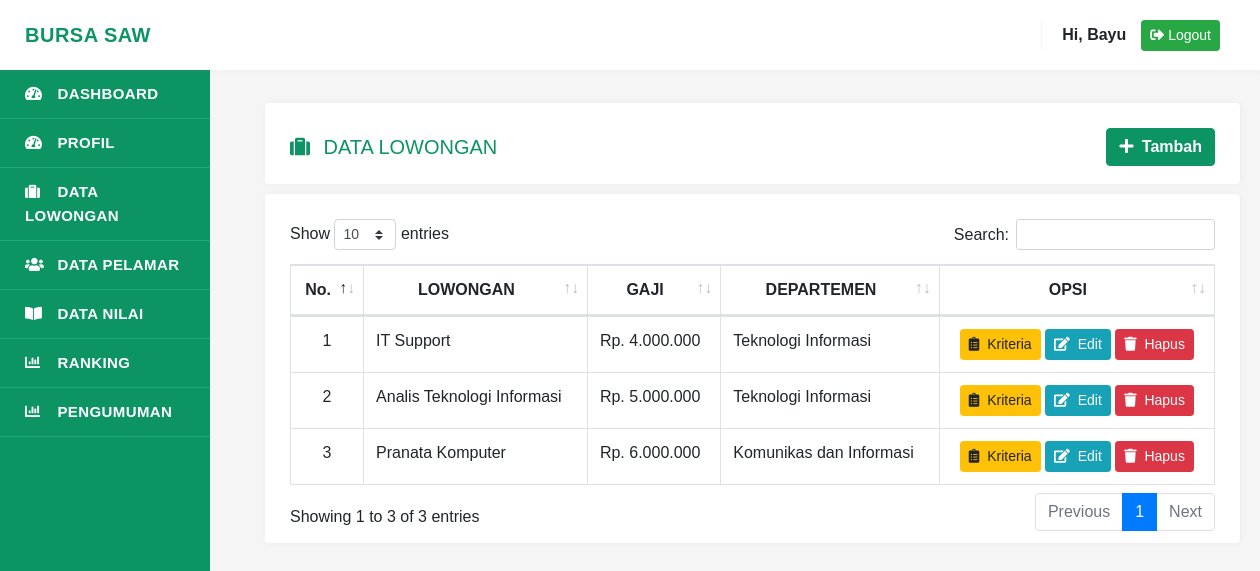
The page /perusahaan/dashboard.php?menu=data_lowongan (signed in) on the database its author committed.
### tables this page shows
CREATE TABLE `lowongan` (
  `id_lowongan` int(11) NOT NULL,
  `nama_lowongan` varchar(50) NOT NULL,
  `departemen` varchar(50) NOT NULL,
  `gaji` varchar(50) NOT NULL,
  `kota` varchar(30) NOT NULL,
  `tanggal_buka` date NOT NULL,
  `tanggal_tutup` date NOT NULL,
  `pengalaman_kerja` varchar(20) NOT NULL,
  `deskripsi` varchar(120) NOT NULL,
  `id_perusahaan` int(11) NOT NULL,
  `status_lowongan` enum('ada','tidak ada') NOT NULL DEFAULT 'ada'
);

### require/koneksi.php (called while the page is built, shortened)
<?php
class Bursakerja
{
    protected $koneksi;
    function bukaKoneksi()
    {
        try {
            $this->koneksi = new PDO("mysql:host=localhost;dbname=bursakerja", "root", "", array(PDO::ATTR_PERSISTENT => TRUE));
        } catch (PDOException $e) {
            echo $e->getMessage();
        }
        return $this->koneksi;
    }
}

### require/kelas_lowongan.php (called while the page is built, shortened)
<?php
class Lowongan extends Bursakerja
{
    function GetData($qry_custom)
    {
        try {
            $sql = $this->bukaKoneksi()->prepare("SELECT * FROM `lowongan` " . $qry_custom);
            $sql->execute();
            return $sql;
        } catch (PDOException $e) {
            print $e->getMessage();
        }
    }
}

### perusahaan/data_lowongan.php (the view)
<div class="col-md-10 main-container">
    <div class="container">
        <div class="judul-content">
            <h5><i class="fas fa-suitcase mr-2"></i> DATA LOWONGAN</h5>
            <a class="btn btn-success mb-2" href="?menu=tambah_lowongan&id_perusahaan=<?php echo $_SESSION['id_perusahaan'] ?>"><i class="fa fa-plus mr-1"></i> Tambah</a>
        </div>
        <div class="content">
            <div class="table-responsive">
                <table class="table table-bordered table-hover" id="dataTables" cellspacing="0">
                    <thead class="tabel" align="center">
                        <tr>
                            <th>No.</th>
                            <th>LOWONGAN</th>
                            <th>GAJI</th>
                            <th>DEPARTEMEN</th>
                            <th>OPSI</th>
                        </tr>
                    </thead>
                    <?php include('../require/kelas_lowongan.php');
                    $lowongan = new lowongan();
                    $data_lowongan = $lowongan->GetData("where status_lowongan='ada' AND id_perusahaan=" . $_SESSION['id_perusahaan']);
                    $no = 1;
                    while ($value = $data_lowongan->fetch(PDO::FETCH_ASSOC)) {
                        echo ' <tr>
                        <td align="center">' . $no . '</td>
                        <td>' . $value['nama_lowongan'] . '</td>
                        <td>Rp. ' . $value['gaji'] . '</td>
                        <td>' . $value['departemen'] . '</td>
                        <td align="center">
                            <a href="?menu=data_kriteria&id_lowongan=' . $value['id_lowongan'] . '" class="btn btn-warning btn-sm"><i class="fas fa-clipboard-list mr-1"></i> Kriteria</a>
                            <a href="?menu=edit_lowongan&id_lowongan=' . $value['id_lowongan'] . '" class="btn btn-info btn-sm"><i class="fa fa-edit mr-1"></i> Edit</a>
                            <a href="?menu=hapus_lowongan&id_lowongan=' . $value['id_lowongan'] . '" class="btn btn-danger btn-sm"><i class="fa fa-trash mr-1"></i> Hapus</a>
                        </td>
                        </tr>';
                        $no++;
                    }
                    ?>
                </table>
            </div>
        </div>
    </div>
</div>

### perusahaan/css/style.css (style rules this page uses)
* { margin: 0; padding: 0; box-sizing: border-box; list-style: none; text-decoration: none; font-family: 'Nunito', sans-serif; }
body { background-color: #f5f5f5; }
.main-container { margin-top: 30px; margin-left: 250px; padding: 25px; width: calc(100% - 250px); }
.main-container .judul-content { border-radius: 4px; background: #fff; padding: 25px; display: flex; justify-content: space-between; align-items: center; margin-right: 45px; color: #0c9463; margin-bottom: 10px; padding-bottom: 10px; text-align: justify; box-shadow: 1px 0 5px rgba(179, 179, 179, 0.125); }
.main-container .judul-content .btn { background: #0c9463; color: #fff; border-color: #0c9463; font-weight: bold; }
.main-container .content { border-radius: 4px; background: #fff; padding: 25px; margin-right: 45px; font-family: 'Nunito', sans-serif; font-weight: 400; margin-bottom: 10px; text-align: justify; padding-bottom: 10px; box-shadow: 1px 0 5px rgba(179, 179, 179, 0.125); }

### rows shown on the page
lowongan: nama_lowongan "IT Support", gaji "4.000.000", departemen "Teknologi Informasi"
lowongan: nama_lowongan "Analis Teknologi Informasi", gaji "5.000.000", departemen "Teknologi Informasi"
lowongan: nama_lowongan "Pranata Komputer", gaji "6.000.000", departemen "Komunikas dan Informasi"

### other values the page prints
$_SESSION["username"] "Bayu"
